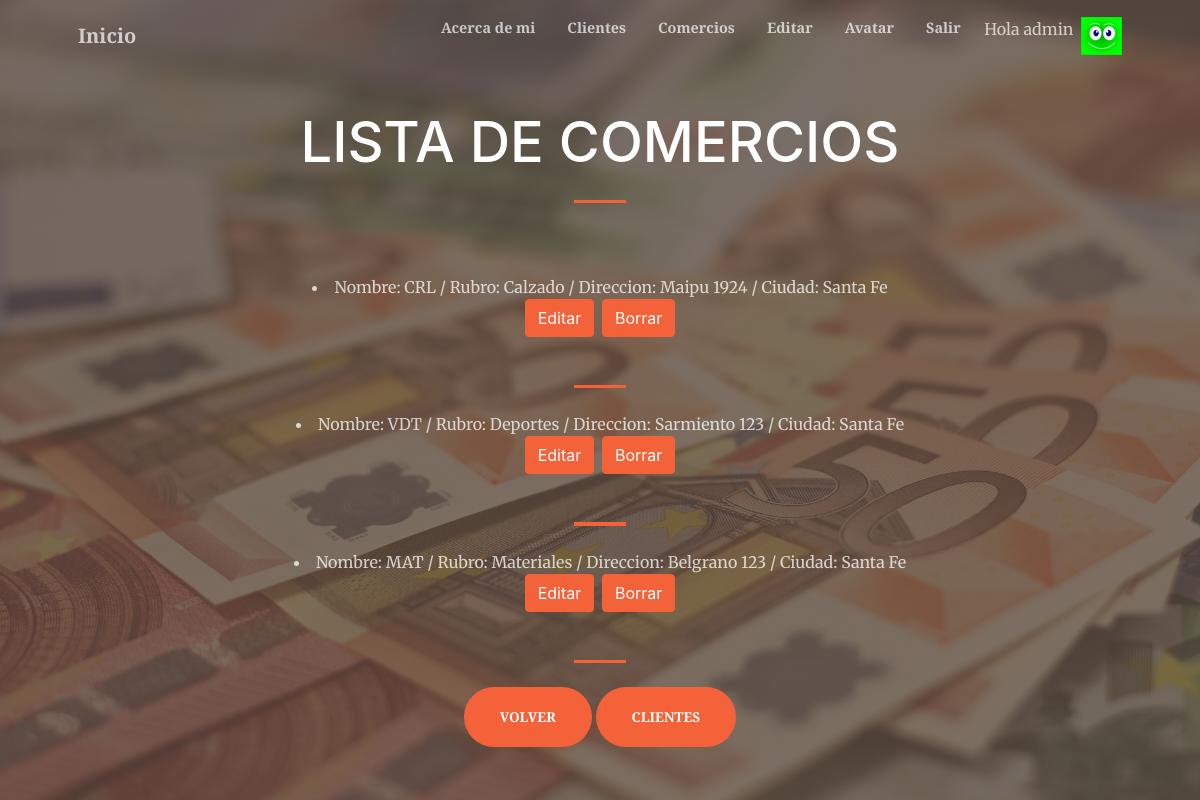
The app's page /AppComercios/comerciosVer/ (signed in) with its own data.
### AppCreditos/models.py (models this page shows)
class IMG(models.Model):
    usuario = models.ForeignKey(User, on_delete=models.CASCADE)
    imagen = models.ImageField(upload_to='avatares', null=True, blank=True)

### AppComercios/models.py (models this page shows)
class COM(models.Model):
    def __str__(self):
        return f'Nombre: {self.nombre} / Rubro: {self.rubro} / Direccion: {self.direccion} / Ciudad: {self.ciudad}'
    nombre = models.CharField(max_length=25)
    cuit = models.IntegerField()
    rubro = models.CharField(max_length=25)
    direccion = models.CharField(max_length=25)
    ciudad = models.CharField(max_length=25)
    provincia = models.CharField(max_length=25)
    fecha_adhesion = models.DateField()

### AppComercios/views.py (the view)
# urls.py: path('comerciosVer/', verComercios, name="VER_COM"),
def verComercios(request):
    comVer = COM.objects.all()
    return render(request, 'AppComercios/verComer.html', {'co_ver':comVer})

### AppComercios/templates/AppComercios/verComer.html
{% extends 'AppCreditos/padre.html' %}
{% load static %}
{% block titulo %}
LISTA DE COMERCIOS
{% endblock %}
{% block formCarga %}
    {% for c in co_ver %}
    <li class="text-white-75 mb-5">
        {{c}}
        <br><a class="btn btn-primary btn-xs" href="{% url 'EDI_COM' c.nombre %}">Editar</a>
        &nbsp;<a class="btn btn-primary btn-xs" href="{% url 'ELI_COM' c.nombre %}">Borrar</a>
    </li>
    <hr class="divider" />
    {% endfor %}
<a class="btn btn-primary btn-xl" href="{% url 'INI_COMER' %}">Volver</a>
<a class="btn btn-primary btn-xl" href="{% url 'INI_CLI' %}">Clientes</a>
{% endblock %}

### AppCreditos/templates/AppCreditos/padre.html (shortened to what this page needs)
<!DOCTYPE html>
<html lang="en">
    <head>
        {% load static %}
        <link href="https://cdn.jsdelivr.net/npm/bootstrap-icons@1.5.0/font/bootstrap-icons.css" rel="stylesheet" />
        <link href="https://cdnjs.cloudflare.com/ajax/libs/SimpleLightbox/2.1.0/simpleLightbox.min.css" rel="stylesheet" />
        <link href="{% static 'AppCreditos/css/styles.css' %}" rel="stylesheet" />
    </head>
    <body id="page-top">
        <nav class="navbar navbar-expand-lg navbar-light fixed-top py-3" id="mainNav">
            <div class="container px-4 px-lg-5">
                <a class="navbar-brand" href="{% url 'INICIO' %}">Inicio</a>
                <div class="collapse navbar-collapse" id="navbarResponsive">
                    <ul class="navbar-nav ms-auto my-2 my-lg-0">
                        <li class="nav-item"><a class="nav-link" href="{% url 'ABOUT' %}">Acerca de mi</a></li>
                        <li class="nav-item"><a class="nav-link" href="{% url 'INI_CLI' %}">Clientes</a></li>
                        <li class="nav-item"><a class="nav-link" href="{% url 'INI_COMER' %}">Comercios</a></li>
                        {% if request.user.is_authenticated %}
                        <li class="nav-item"><a class="nav-link" href="{% url 'EDIT_USR' %}">Editar</a></li>
                        <li class="nav-item"><a class="nav-link" href="{% url 'AVATAR' %}">Avatar</a></li>
                        <li class="nav-item"><a class="nav-link" href="{% url 'LOGOUT' %}">Salir</a></li>
                        &nbsp;&nbsp;<p class="text-grey-75 mb-2" style="color:#ffffffb3">Hola {{user.username}}</p>&nbsp;&nbsp;
                        {% with first_image=user.img_set.first %}
                        {% if first_image %}
                        <img src="{{first_image.imagen.url}}" width="41" height="38">
                        {% endif %}
                        {% endwith %}
                        {% else %}
                        <li class="nav-item"><a class="nav-link" href="{% url 'LOGIN' %}">Ingresar</a></li>
                        <li class="nav-item"><a class="nav-link" href="{% url 'REGISTRO' %}">Registrarse</a></li>
                        {% endif %}
                    </ul>
                </div>
            </div>
        </nav>
        <header class="masthead">
            <div class="container px-4 px-lg-5 h-100">
                <div class="row gx-4 gx-lg-5 h-100 align-items-center justify-content-center text-center">
                    <div class="col-lg-8 align-self-end">
                        <h1 class="text-white font-weight-bold">
                            {% block titulo %}
                            {% endblock %}
                        </h1>
                        <hr class="divider" />
                    </div>
                    <div class="col-lg-8 align-self-baseline">
                        <p class="text-white-75 mb-5">
                            {% block formCarga %}
                            {% endblock %}
                        </p>
                    </div>
                </div>
            </div>
        </header>
    </body>
</html>

### records on screen
IMG: imagen (picture)
COM: nombre+rubro+direccion "Nombre: CRL / Rubro: Calzado / Direccion: Maipu 1924 / Ciudad: Santa Fe"
COM: nombre+rubro+direccion "Nombre: VDT / Rubro: Deportes / Direccion: Sarmiento 123 / Ciudad: Santa Fe"
COM: nombre+rubro+direccion "Nombre: MAT / Rubro: Materiales / Direccion: Belgrano 123 / Ciudad: Santa Fe"

### other values on screen
{{ user.username }} "admin"
